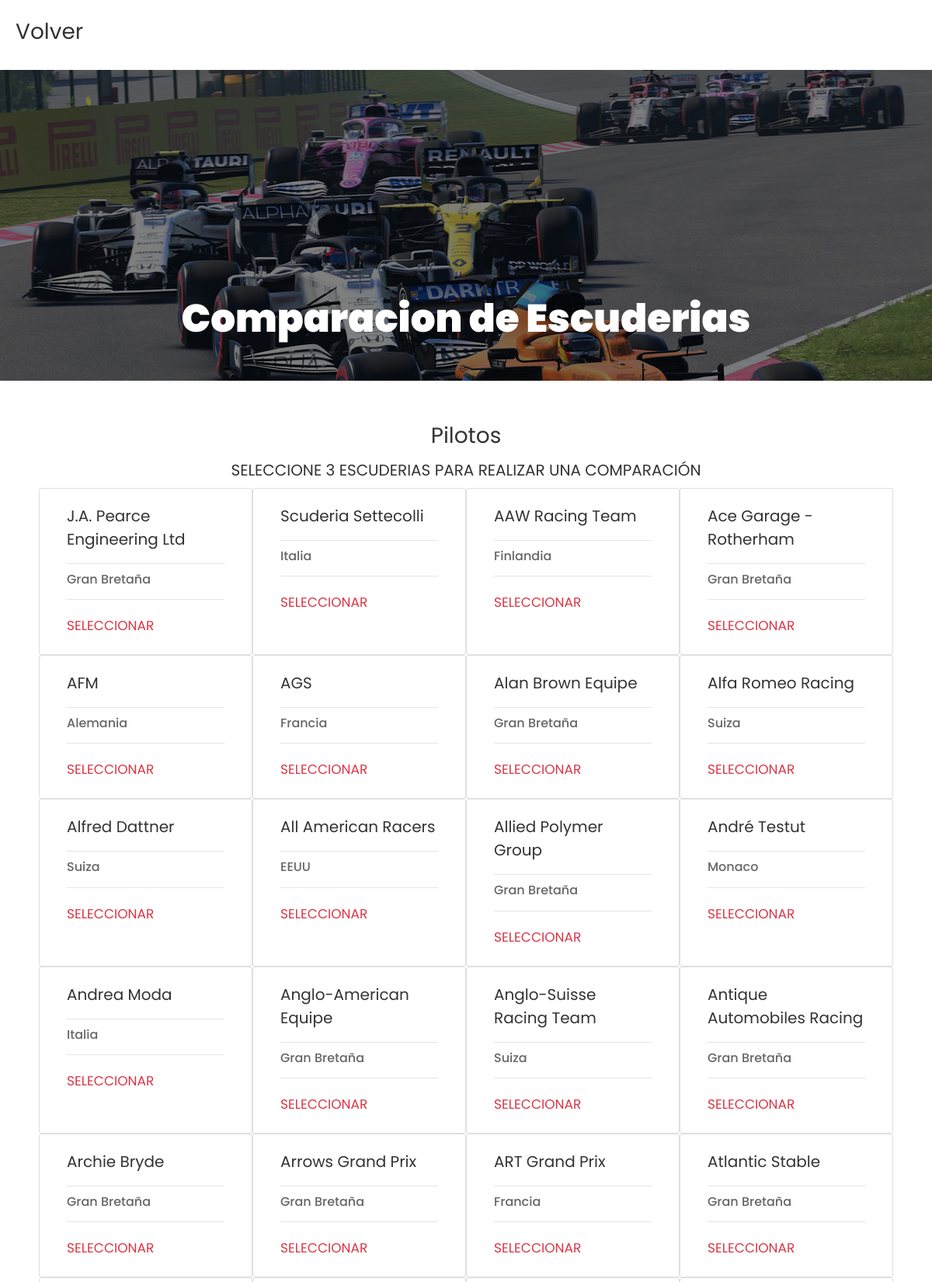
/comparar-escuderias.php?categoria=f1 (upper part), run on the app's committed database.
### tables this page shows
CREATE TABLE `escuderias` (
  `id` int(11) NOT NULL,
  `nombre` varchar(30) NOT NULL,
  `nacionalidad` varchar(30) NOT NULL
);

### comparar-escuderias.php (the view, shortened to what this page needs)
<?php
  $categoria = $_GET['categoria'];
  if($categoria == 'f1') $colorPagina = "#dc3545";
  else if($categoria == 'f2') $colorPagina = "#007bff";
  else if($categoria == 'f3') $colorPagina = "#6c757d";
  else if($categoria == 'fe') $colorPagina = "#007bff";
  $escuderia1 = $_GET['escuderia1'];
  $escuderia2 = $_GET['escuderia2'];
  $escuderia3 = $_GET['escuderia3'];
?>
<?php
  try {
    require('db/conexion.php');
    if(!$escuderia1 || !$escuderia2 || !$escuderia3){
      $cargarEstadistica =  " SELECT " .
                            "   e1.id AS id, " .
                            "   e1.nombre AS nombre , " .
                            "   e1.nacionalidad AS nacionalidad " .
                            " FROM escuderias e1 " .
                            " WHERE (SELECT COUNT(*) FROM carreras c2 WHERE (c2.posiciones_escuderias LIKE CONCAT('%', e1.nombre, '%')) AND (c2.categoria = '$categoria')) > 0 " .
                            " ORDER BY e1.nombre "
                          ;
    }
    $resultadoEscuderias = $con->query($cargarEstadistica);
  } catch (\Exception $e) {
    $error = $e->getMessage();
  }
?>
<!DOCTYPE html>
<html lang="en">
  <?php include('templates/head.php') ?>
  <body>
    <a href="index.php"><h3 class="mb-2 bread" style="padding: 20px;">Volver</h3></a>
    <?php include('templates/header.php') ?>
    <div style="margin: 50px;">
        <h3 class="text-center">Pilotos</h3>
        <?php
          if(!$escuderia1 || !$escuderia2 || !$escuderia3){
        ?>
            <div class="comparadorPilotos container">
              <h5 class="text-center">SELECCIONE 3 ESCUDERIAS PARA REALIZAR UNA COMPARACIÓN</h5>
              <div class="seleccionar-piloto row">
                <?php
                  while($escuderia = $resultadoEscuderias->fetch_assoc()){
                    if(!$escuderia1) $linkNuevo = $_SERVER["REQUEST_URI"] . '&escuderia1=';
                    else if(!$escuderia2) $linkNuevo = $_SERVER["REQUEST_URI"] . '&escuderia2=';
                    else $linkNuevo = $_SERVER["REQUEST_URI"] . '&escuderia3=';
                ?>
                    <div class="piloto card col-md-3" style="width: 18rem; ">
                      <div class="card-body">
                        <h5 class="card-title"><?php echo $escuderia['nombre']; ?></h5>
                        <hr>
                        <h6 class="card-subtitle mb-2"><?php echo $escuderia['nacionalidad']; ?></h6>
                        <hr>
                        <a href="<?php echo $linkNuevo . $escuderia['id']; ?>" class="card-link" style="color: <?php if($escuderia1 == $escuderia['id'] || $escuderia2 == $escuderia['id'] || $escuderia3 == $escuderia['id']) echo '#ffffff'; else echo $colorPagina; ?>">SELECCIONAR</a>
                      </div>
                    </div>
                <?php
                  }
                ?>
              </div>
            </div>
        <?php
          }
        ?>
    </div>
  </body>
</html>

### data on the page
escuderias: nombre "J.A. Pearce Engineering Ltd", nacionalidad "Gran Bretaña"
escuderias: nombre "Scuderia Settecolli", nacionalidad "Italia"
escuderias: nombre "AAW Racing Team", nacionalidad "Finlandia"
escuderias: nombre "Ace Garage - Rotherham", nacionalidad "Gran Bretaña"
escuderias: nombre "AFM", nacionalidad "Alemania"
escuderias: nombre "AGS", nacionalidad "Francia"
escuderias: nombre "Alan Brown Equipe", nacionalidad "Gran Bretaña"
escuderias: nombre "Alfa Romeo Racing", nacionalidad "Suiza"
escuderias: nombre "Alfred Dattner", nacionalidad "Suiza"
escuderias: nombre "All American Racers", nacionalidad "EEUU"
escuderias: nombre "Allied Polymer Group", nacionalidad "Gran Bretaña"
escuderias: nombre "André Testut", nacionalidad "Monaco"
escuderias: nombre "Andrea Moda", nacionalidad "Italia"
escuderias: nombre "Anglo-American Equipe", nacionalidad "Gran Bretaña"
escuderias: nombre "Anglo-Suisse Racing Team", nacionalidad "Suiza"
escuderias: nombre "Antique Automobiles Racing", nacionalidad "Gran Bretaña"
escuderias: nombre "Archie Bryde", nacionalidad "Gran Bretaña"
escuderias: nombre "Arrows Grand Prix", nacionalidad "Gran Bretaña"
escuderias: nombre "ART Grand Prix", nacionalidad "Francia"
escuderias: nombre "Atlantic Stable", nacionalidad "Gran Bretaña"

### other printed values
$encabezado "Comparacion de Escuderias"
